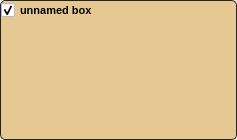
<?xml version="1.0" encoding="UTF-8"?>
<ui version="4.0">
 <class>Box</class>
 <widget class="QWidget" name="Box">
  <property name="geometry">
   <rect>
    <x>0</x>
    <y>0</y>
    <width>237</width>
    <height>140</height>
   </rect>
  </property>
  <property name="mouseTracking">
   <bool>true</bool>
  </property>
  <property name="windowTitle">
   <string>Box</string>
  </property>
  <layout class="QHBoxLayout" name="horizontalLayout">
   <property name="margin">
    <number>0</number>
   </property>
   <item>
    <widget class="QFrame" name="boxframe">
     <property name="styleSheet">
      <string notr="true">* {
   font-size: 8pt;
}

QFrame#boxframe {
	background-color: rgb(230, 200, 146);
	border: 1px solid rgb(35, 35, 35);
	border-radius: 5px;
	outline-offset:5px;
}
QFrame#boxframe[content_minimized=&quot;true&quot;] {
	background-color: rgb(230, 200, 200);
}

QFrame#boxframe[error=&quot;true&quot;] {
	background-color: rgb(230, 50, 50);
	border: 3px solid rgb(180, 0, 0);
	border-radius: 5px;
	outline-offset:5px;
}

QFrame#boxframe vision_evaluator--Connector {
}</string>
     </property>
     <property name="frameShape">
      <enum>QFrame::WinPanel</enum>
     </property>
     <property name="frameShadow">
      <enum>QFrame::Raised</enum>
     </property>
     <property name="lineWidth">
      <number>2</number>
     </property>
     <layout class="QHBoxLayout" name="horizontalLayout_2" stretch="0,1,0">
      <property name="spacing">
       <number>0</number>
      </property>
      <property name="margin">
       <number>0</number>
      </property>
      <item>
       <layout class="QVBoxLayout" name="input_layout">
        <property name="leftMargin">
         <number>0</number>
        </property>
       </layout>
      </item>
      <item>
       <layout class="QVBoxLayout" name="mainLayout" stretch="0,0,1">
        <property name="spacing">
         <number>0</number>
        </property>
        <property name="sizeConstraint">
         <enum>QLayout::SetMaximumSize</enum>
        </property>
        <item>
         <layout class="QHBoxLayout" name="header">
          <item>
           <widget class="QCheckBox" name="enablebtn">
            <property name="styleSheet">
             <string notr="true">font-size: 8pt;
font-weight: bold;</string>
            </property>
            <property name="text">
             <string>unnamed box</string>
            </property>
            <property name="checked">
             <bool>true</bool>
            </property>
           </widget>
          </item>
          <item>
           <spacer name="horizontalSpacer">
            <property name="orientation">
             <enum>Qt::Horizontal</enum>
            </property>
            <property name="sizeHint" stdset="0">
             <size>
              <width>0</width>
              <height>0</height>
             </size>
            </property>
           </spacer>
          </item>
          <item>
           <widget class="QPushButton" name="minimizebtn">
            <property name="maximumSize">
             <size>
              <width>16</width>
              <height>16</height>
             </size>
            </property>
            <property name="text">
             <string/>
            </property>
            <property name="icon">
             <iconset resource="../res/resources.qrc">
              <normaloff>:/minimize.png</normaloff>:/minimize.png</iconset>
            </property>
            <property name="checkable">
             <bool>true</bool>
            </property>
            <property name="flat">
             <bool>true</bool>
            </property>
           </widget>
          </item>
          <item>
           <widget class="QPushButton" name="closebtn">
            <property name="sizePolicy">
             <sizepolicy hsizetype="Minimum" vsizetype="Minimum">
              <horstretch>0</horstretch>
              <verstretch>0</verstretch>
             </sizepolicy>
            </property>
            <property name="maximumSize">
             <size>
              <width>16</width>
              <height>16</height>
             </size>
            </property>
            <property name="text">
             <string/>
            </property>
            <property name="icon">
             <iconset resource="../res/resources.qrc">
              <normaloff>:/close.png</normaloff>:/close.png</iconset>
            </property>
            <property name="iconSize">
             <size>
              <width>16</width>
              <height>16</height>
             </size>
            </property>
            <property name="flat">
             <bool>true</bool>
            </property>
           </widget>
          </item>
         </layout>
        </item>
        <item>
         <spacer name="verticalSpacer">
          <property name="orientation">
           <enum>Qt::Vertical</enum>
          </property>
          <property name="sizeHint" stdset="0">
           <size>
            <width>0</width>
            <height>0</height>
           </size>
          </property>
         </spacer>
        </item>
        <item>
         <widget class="QFrame" name="frame">
          <layout class="QVBoxLayout" name="content">
           <property name="margin">
            <number>0</number>
           </property>
          </layout>
         </widget>
        </item>
       </layout>
      </item>
      <item>
       <layout class="QVBoxLayout" name="output_layout"/>
      </item>
     </layout>
    </widget>
   </item>
  </layout>
 </widget>
 <resources>
  <include location="../res/resources.qrc"/>
 </resources>
 <connections/>
</ui>
